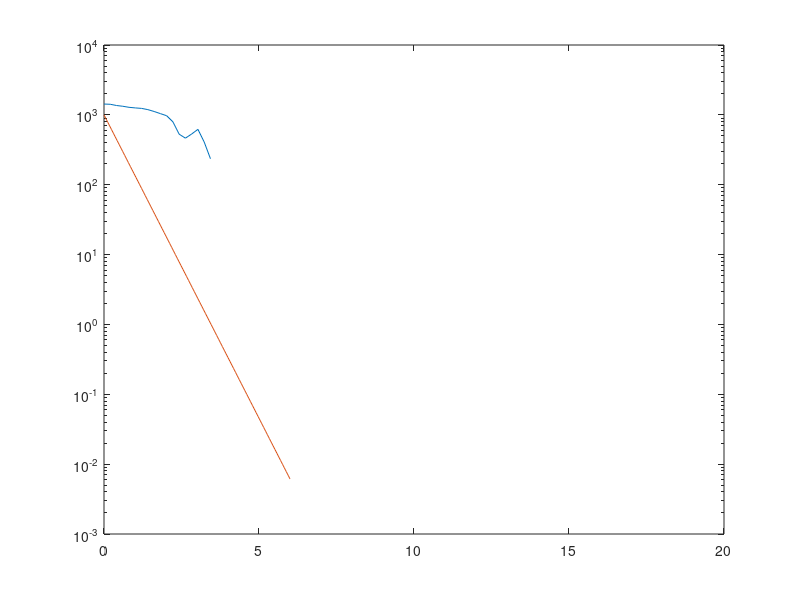

Write MATLAB code to recreate this figure. (Note: this script raises an error after producing the figure.)
clear all
close all
TD=50;
vTh = sqrt(50*1.602e-19/12/1.66e-27);
nP = 1000;
nT = 10000;
dt = 1e-8;

L=10;
sv = 1.2;
z0=0.1;
z1=0.2;
% odds = 1:2:nP;
z = (z1-z0)*rand(1,nP)+z0;
% z(odds) = z(odds) - 2*(z1-z0)+2*L-z0;
vz = zeros(1,nP);
vr = ones(1,nP);
% vz = normrnd(0,vTh/4,1,nP);
Dpar = 6.3357e3;
tau_s = 1.5756e-6;
tau_par = 1.8382e-6;
coeff_par = vTh*sqrt(2*dt/tau_par);
Dpar_distance = sqrt(Dpar*dt);
vE = dt*25*4*1.602e-19/12/1.66e-27;
dE = vE*dt;
vD = 1e4;
tau_s = 1.5756e-5;
v_therm = 2e8*dt;
nZ = 100;
gridZ = linspace(0,2*L,nZ);
dZ = gridZ(2) - gridZ(1);
spec = zeros(1,nZ);
inInd = 1:1:nP;
tic
for i=1:nT
    vtot = sqrt(vr.*vr + vz.*vz);
    outInds = find(z(inInd) < 0 | z(inInd)> 2*L);
    inInd(outInds) = [];
    %Diffusion
    r1 = normrnd(0,1,1,nP);
%     par = coeff_par./sqrt(abs(vTh*vTh - vz.*vz)).*r1.*abs(vz);
     par = coeff_par*r1;
%     %Drag
      drag = dt/tau_s*vz;
%     dragL = find(z < sv);
%     dragR = find(z > 2*L - sv);
%     vz(dragL) = vz(dragL) + (-vD - vz(dragL))/5e-6*dt;
%     vz(dragR) = vz(dragR) + (vD - vz(dragR))/5e-6*dt;
%     %thermal force
%     thermL = find(z < L);
%      thermR = find(z > L);
%      vz(thermL) = vz(thermL) + v_therm;
%      vz(thermR) = vz(thermR) - v_therm;
    diffz = abs(vz)./vtot.*par;
    diffz(find(vtot==0)) = 0;
    diffr = abs(vr)./vtot.*par;
    diffr(find(vtot==0)) = 0;
    vz = vz -vE-drag + diffz;
     vr = vr + diffr;
%     fast = find(abs(vz) > vTh);
%     vz(fast) = sign(vz(fast))*vTh;
    z(inInd) = z(inInd)+ vz(inInd)*dt;
    zinds = floor(z(inInd)./dZ)+1;
    zinds(find(zinds < 1)) = [];
    zinds(find(zinds > nZ)) = [];
    spec(zinds) = spec(zinds)+1;
%     if(mod(i,100) == 0)
%         figure(1)
%         semilogy(gridZ,spec)
%         a=1
%     end
end
toc
s = linspace(0,6);
figure(1)
semilogy(gridZ,1/7*spec)
hold on
plot(s,nP*exp(-2*s))

figure(3)
histogram(z)
